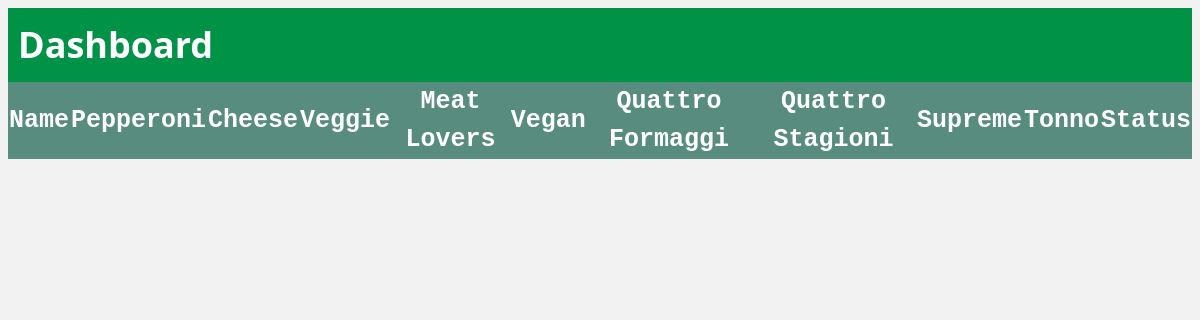
Page /dashboard on the earlier database version.
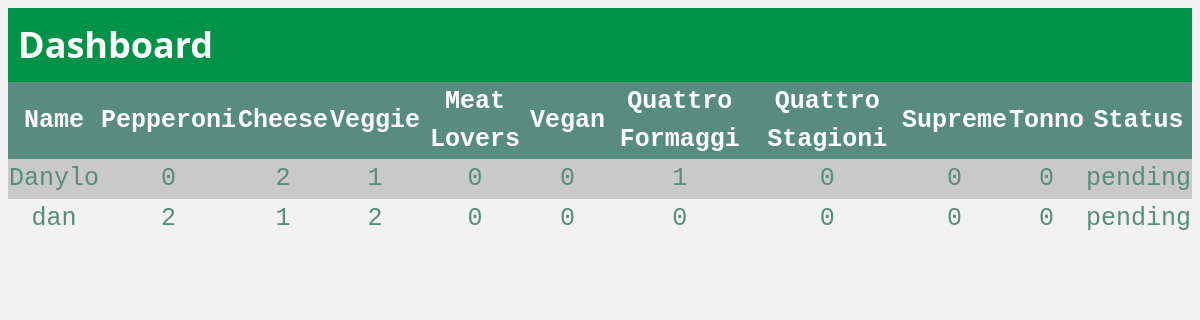
Same page on the later database version.
### tables this page shows
CREATE TABLE orders (id INTEGER PRIMARY KEY AUTOINCREMENT, name TEXT, pepperoni TEXT, cheese TEXT, veggie TEXT, meat_lovers TEXT, vegan TEXT, quattro_formaggi TEXT, quattro_stagioni TEXT, supreme TEXT, tonno TEXT, status TEXT);

### app.py (the view)
@app.route('/dashboard', methods=['GET', 'POST'])
def dashboard():
    conn = get_db()
    cursor = conn.cursor()
    cursor.execute('SELECT * FROM orders WHERE status = "pending"')
    orders = cursor.fetchall()
    cursor.close()
    if request.method == 'POST':
        order_id = request.form.get('order_id')
        status = request.form.get('status')
        conn = get_db()
        cursor = conn.cursor()
        cursor.execute('''UPDATE orders SET status = ? WHERE id = ?''', (status, order_id))
        conn.commit()
        cursor.close()
        return render_template('dashboard.html', orders=orders)
    else:
        return render_template('dashboard.html', orders=orders)

### app.py (called while the page is built)
def get_db():
    db = getattr(g, '_database', None)
    if db is None:
        db = g._database = sqlite3.connect(app.config['DATABASE'])
        db.row_factory = sqlite3.Row
    return db

### templates/dashboard.html (shortened to what this page needs)
<!DOCTYPE html>
<html lang="en">
<head>
    <link rel="stylesheet" href="{{ url_for('static', filename='styles.css') }}">
</head>
<body>
    <header>
        <h1>Dashboard</h1>
    </header>
    <table>
      <thead>
          <tr>
            <th>Name</th>
            <th>Pepperoni</th>
            <th>Cheese</th>
            <th>Veggie</th>
            <th>Meat Lovers</th>
            <th>Vegan</th>
            <th>Quattro Formaggi</th>
            <th>Quattro Stagioni</th>
            <th>Supreme</th>
            <th>Tonno</th>
            <th>Status</th>
          </tr>
      </thead>
      <tbody class="pizza_name">
          {% for order in orders %}
              <tr>
                    <td>{{ order['name'] }}</td>
                    <td>{{ order['pepperoni'] }}</td>
                    <td>{{ order['cheese'] }}</td>
                    <td>{{ order['veggie'] }}</td>
                    <td>{{ order['meat_lovers'] }}</td>
                    <td>{{ order['vegan'] }}</td>
                    <td>{{ order['quattro_formaggi'] }}</td>
                    <td>{{ order['quattro_stagioni'] }}</td>
                    <td>{{ order['supreme'] }}</td>
                    <td>{{ order['tonno'] }}</td>
                    <td>{{ order['status'] }}</td>
              </tr>
          {% endfor %}
    </tbody>
    </table>
</body>
</html>

### static/styles.css (style rules this page uses)
html { font-family: system-ui, -apple-system, BlinkMacSystemFont, 'Segoe UI', Roboto, Oxygen, Ubuntu, Cantarell, 'Open Sans', 'Helvetica Neue', sans-serif; }
body { background-color: #F2F2F2; font-size: 16px; line-height: 1.5; }
header { background-color: #009246; padding: 10px; color: #ffffff; display: flex; justify-content: space-between; align-items: center; }
header h1 { font-size: 36px; font-weight: bold; margin: 0px; }
table { border-collapse: collapse; width: 100%; color: #588c7e; font-family: monospace; font-size: 25px; text-align: center; }
th { background-color: #588c7e; color: white; }
tr:nth-child(even) { background-color: #f2f2f2 }
tr:nth-child(odd) { background-color: #c9c9c9 }

Differences in the rows shown:
added orders: name "Danylo", pepperoni "0", cheese "2", veggie "1", meat_lovers "0", vegan "0", quattro_formaggi "1", quattro_stagioni "0", supreme "0", tonno "0", status "pending"
added orders: name "dan", pepperoni "2", cheese "1", veggie "2", meat_lovers "0", vegan "0", quattro_formaggi "0", quattro_stagioni "0", supreme "0", tonno "0", status "pending"
